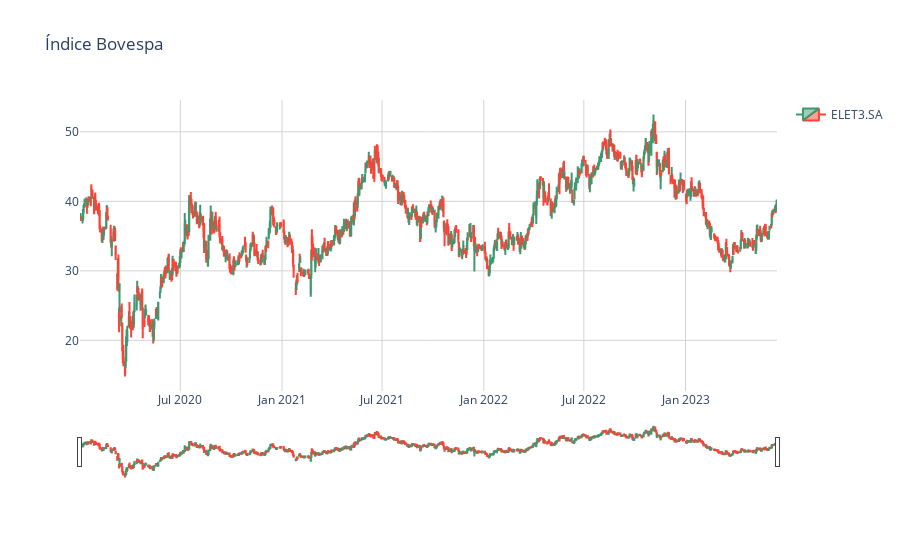

Write notebook code for a chart like this one.
### Code cell
#Contruindo o gráfico candlestick
#Criando dicionário para gerar o candlestick
graph = {
    'x': df_elet_60.index, #o valor que deve entrar no eixo x: Datas
    'open': df_elet_60.Open, #o valor de abertura do ativo
    'close': df_elet_60.Close, #o valor de fechamento do ativo
    'high': df_elet_60.High, #o valor máximo do ativo
    'low': df_elet_60.Low,  #o valor mínimo do ativo
    'type': 'candlestick', # o tipo de gráfico que vai ser um candlestick
    'name': 'ELET3.SA', #o nome do ativo que vai aparecer na legenda
    'showlegend': True #define se deve ou não mostrar a legenda
}

#Montando o gráfico

layout = Layout(
    paper_bgcolor='rgba(0,0,0,0)',
    plot_bgcolor='rgba(0,0,0,0)'
)

grafico = graph_objects.Figure(
    data = [graph],
    layout_title="Índice Bovespa",
    layout=layout
)
grafico.update_xaxes(showgrid=True, gridwidth=1, gridcolor='LightGrey')
grafico.update_yaxes(showgrid=True, gridwidth=1, gridcolor='LightGrey')

grafico

### Figure 1 — Plotly figure (JSON) as saved in the notebook; plotly's stock layout.template omitted (floating-point values rounded to 4 significant figures; data arrays with more than 128 entries replaced by an {"elided": "..."} marker saying what was removed)
{"data": [{"close": {"elided": "858 float values"}, "high": {"elided": "858 float values"}, "low": {"elided": "858 float values"}, "name": "ELET3.SA", "open": {"elided": "858 float values"}, "showlegend": true, "type": "candlestick", "x": {"elided": "858 str values"}}], "layout": {"paper_bgcolor": "rgba(0,0,0,0)", "plot_bgcolor": "rgba(0,0,0,0)", "title": {"text": "Índice Bovespa"}, "xaxis": {"gridcolor": "LightGrey", "gridwidth": 1, "showgrid": true}, "yaxis": {"gridcolor": "LightGrey", "gridwidth": 1, "showgrid": true}}}
